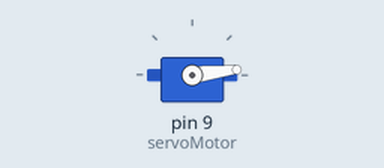
Recording of a sketch running on a simulated Arduino Uno, built with avr-gcc and run on an emulated ATmega328P. Parts: servo.

Above: at 0.05 s.
At 0.85 s:
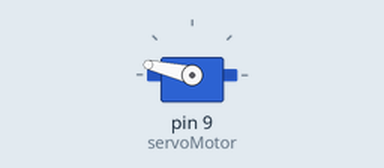
At 1.2 s:
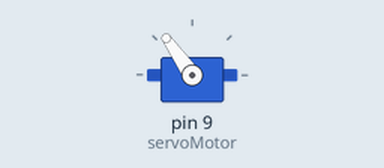
At 1.7 s:
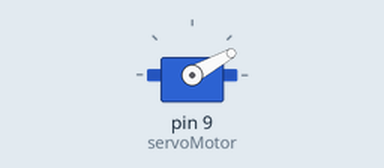
Timing chart, 0 to 4.2 s (numbered marks = the images above):
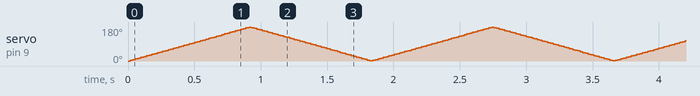

The sketch:

ServoMotor.ino
```cpp
#include <Servo.h>

Servo servoMotor;

int pos = 0;

void setup()
{
  servoMotor.attach(9);
}


void loop()
{
  for(pos = 0; pos < 180; pos ++)
  {
    servoMotor.write(pos);
    delay(5);
  }
  for(pos = 180; pos>=1; pos--)
  {
    servoMotor.write(pos);
    delay(5);
  }
}
```
